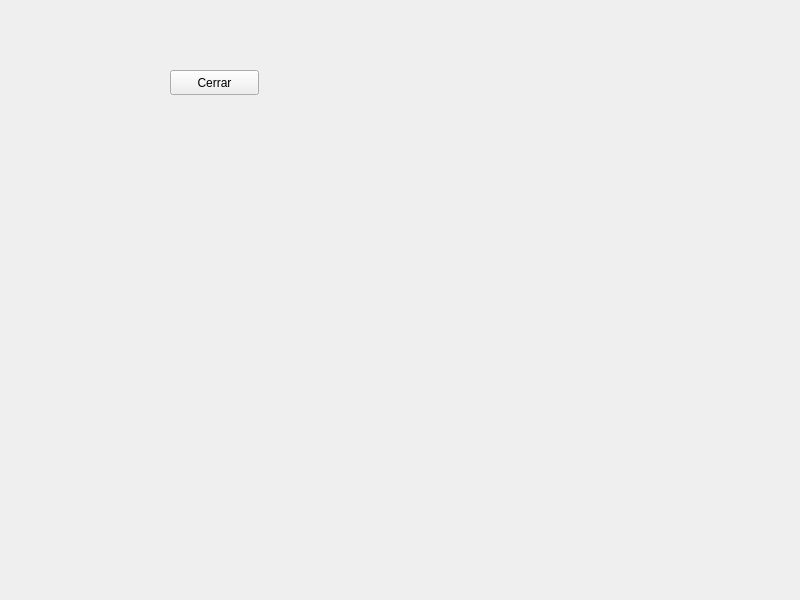
<?xml version="1.0" encoding="UTF-8"?>
<ui version="4.0">
 <class>Widget</class>
 <widget class="QWidget" name="Widget">
  <property name="geometry">
   <rect>
    <x>0</x>
    <y>0</y>
    <width>800</width>
    <height>600</height>
   </rect>
  </property>
  <property name="windowTitle">
   <string>Widget</string>
  </property>
  <widget class="QPushButton" name="pushButton">
   <property name="geometry">
    <rect>
     <x>170</x>
     <y>70</y>
     <width>89</width>
     <height>25</height>
    </rect>
   </property>
   <property name="text">
    <string>Cerrar</string>
   </property>
  </widget>
 </widget>
 <resources/>
 <connections/>
</ui>
